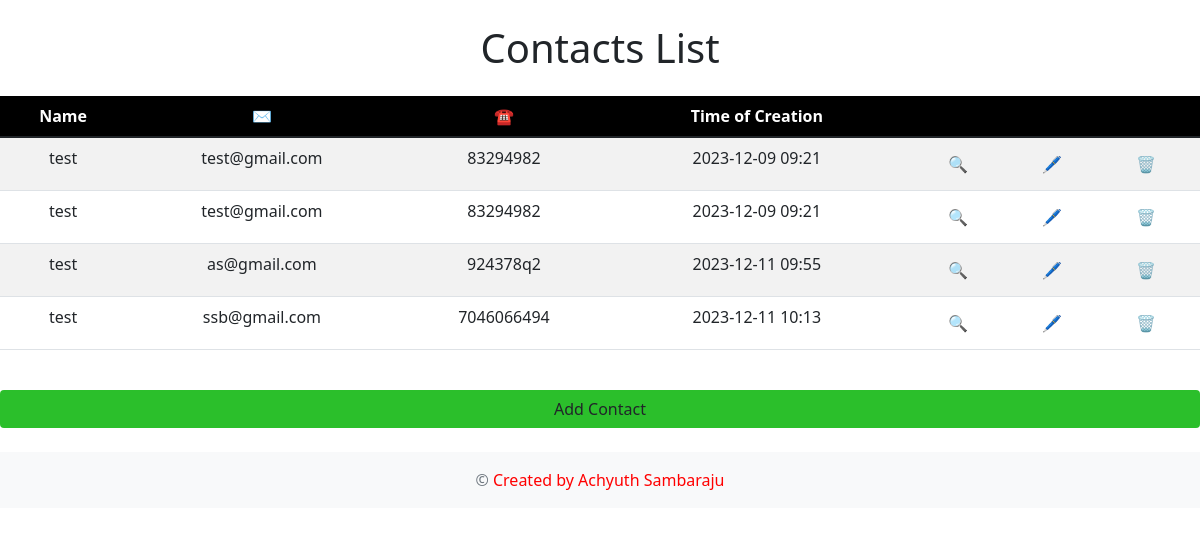
The page /contacts/ on the database as committed earlier.
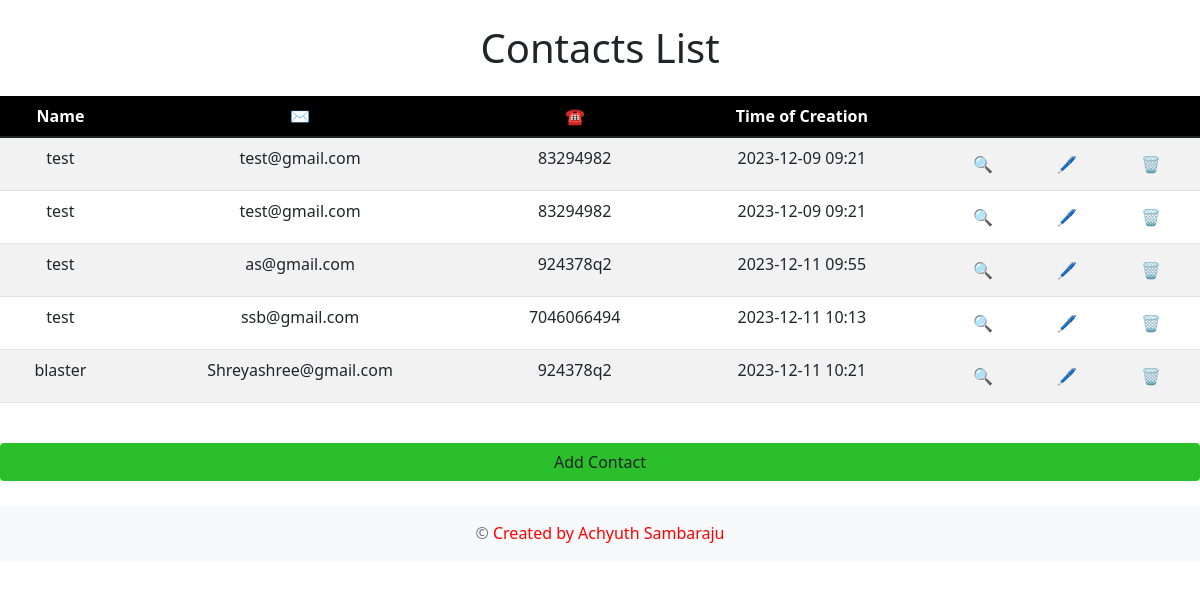
The same page on the database as committed later.
### contacts/models.py (models this page shows, shortened)
class Contact(models.Model):
    name = models.CharField(max_length=100)
    email = models.EmailField()
    phone = models.CharField(max_length=20)
    address = models.TextField(blank=True, null=True)
    created_at = models.DateTimeField(auto_now_add=True)

### contacts/views.py (the view)
# urls.py: path('', views.contact_list, name='contact_list'),
def contact_list(request):
    contacts = Contact.objects.all()
    return render(request, 'contacts/contact_list.html', {'contacts': contacts})

### contacts/templates/contacts/contact_list.html (shortened to what this page needs)
<!DOCTYPE html>
<html lang="en">
<head>
    <link href="https://cdn.jsdelivr.net/npm/bootstrap@5.1.3/dist/css/bootstrap.min.css" rel="stylesheet">
</head>
<body>
    <div class="container-fluid">
        <h1 class="title text-center my-4">Contacts List</h1>
        {% if contacts %}
            <div class="table-responsive">
                <table class="table table-striped table-hover text-center">
                    <thead>
                        <tr>
                            <th>Name</th>
                            <th>✉️</th>
                            <th>☎️</th>
                            <th>Time of Creation</th>
                            <th></th>
                        </tr>
                    </thead>
                    <tbody>
                        {% for contact in contacts %}
                            <tr>
                                <td>{{ contact.name }}</td>
                                <td>{{ contact.email }}</td>
                                <td>{{ contact.phone }}</td>
                                <td>{{ contact.created_at|date:"Y-m-d H:i" }}</td>
                                <td>
                                    <div class="btn-group">
                                        <a href="{% url 'contact_detail' contact.pk %}" class="btn btn-action">🔍</a>
                                        <a href="{% url 'contact_edit' contact.pk %}" class="btn btn-action">🖊️</a>
                                        <a href="{% url 'contact_delete' contact.pk %}" class="btn btn-action">🗑️</a>
                                    </div>
                                </td>
                            </tr>
                        {% endfor %}
                    </tbody>
                </table>
            </div>
        {% else %}
            <p class="text-center">No contacts found.</p>
        {% endif %}
        <div class="text-center my-4">
            <a href="{% url 'contact_new' %}" class="btn btn-add-contact">Add Contact</a>
        </div>
    </div>
    <footer class="footer mt-auto py-3">
        <div class="container text-center">
            <span class="text-muted">&copy;  <span style="color: rgb(255, 0, 0);">Created by Achyuth Sambaraju</span></span>
        </div>
    </footer>
</body>
</html>

### contacts/templates/contacts/contact_list.html (style rules this page uses)
body, html { background-color: #ffffff; color: #212529; margin: 0; padding: 0; height: 100%; }
.container-fluid { padding: 0; }
.text-center { text-align: center; }
.table { width: 100%; margin-left: auto; margin-right: auto; }
.footer { background-color: #f8f9fa; color: #212529; width: 100%; }
.btn-action { color: #212529; border: 0px solid #000000; }
.btn-group { display: flex; gap: 2px; }
.table thead th { background-color: #000000; color: #ffffff; }
.btn-add-contact { background-color: hwb(120 17% 25%); width: 100%; }

Rows that differ between the two databases and show on the page:
added Contact: name "blaster", email "Shreyashree@gmail.com", phone "924378q2", created_at "2023-12-11 10:21"
